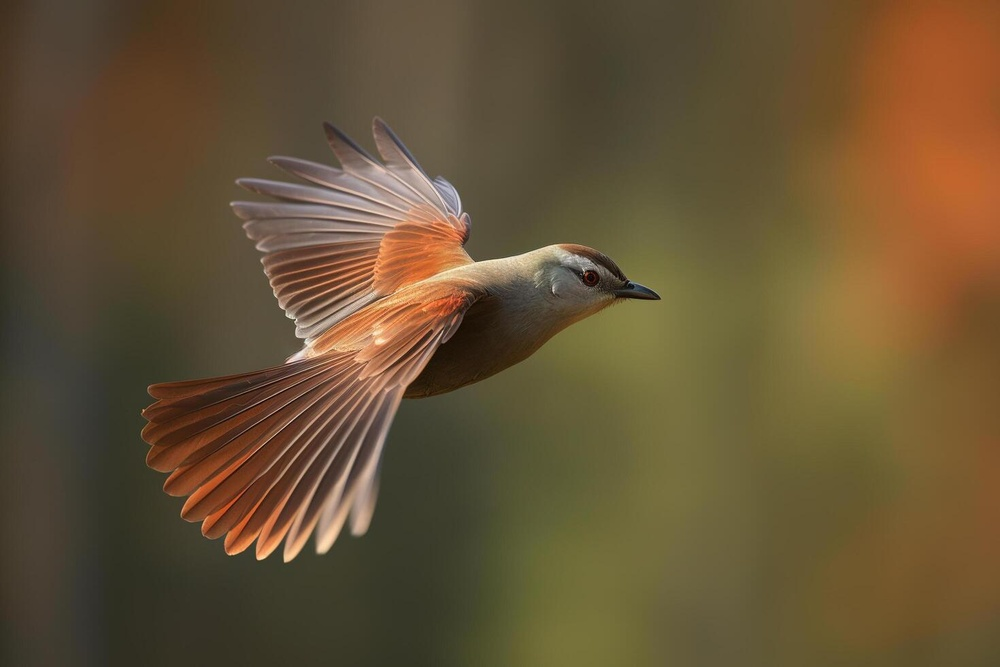
#> input picture imagen.jpg, 1000 x 667 px, shrunk from 1470 x 980 before the run
$ jupyter execute --allow-errors Enzo__TP.ipynb   (shell and % lines are left out)
#> lines starting #> are read from the running program, lines starting #| are printed output that depends on the picture; after the words box and inside, x2 and y2 are one past the last pixel; in counts of white or black regions, pixels touching at a corner belong together
# TRABAJO PRÁCTICO INTEGRADOR N°1

## Sistema de Análisis de Documentos Digitalizados

---

**Información del Estudiante:**
- **Nombre y Apellido:** [COMPLETAR]
- **Fecha de Entrega:** 24 de Septiembre de 2025
- **Materia:** Procesamiento de Imágenes - IFTS24

---

### Objetivo

Desarrollar un sistema básico de análisis automático de documentos digitalizados que integre las técnicas de procesamiento de imágenes estudiadas en el curso.

### Estructura del Trabajo

| Parte | Descripción | Peso |
|-------|-------------|------|
| **1** | Fundamentos Teóricos | 20% |
| **2** | Setup del Entorno | 15% |
| **3** | Análisis de Imágenes | 35% |
| **4** | Preprocessing Básico | 30% |

**Dataset requerido:** 3 imágenes de documentos con diferentes características (buena calidad, rotada, con problemas de iluminación)

---

# PARTE 1: Fundamentos Teóricos

## ¿Por qué Cuadernos Interactivos para IA y Ciencias de Datos?

### Diferencias Metodológicas Fundamentales

El trabajo en inteligencia artificial y ciencias de datos requiere un enfoque metodológico diferente al desarrollo de software tradicional. Mientras que la programación tradicional sigue un flujo lineal y predecible, el trabajo con datos es inherentemente iterativo y exploratorio.

**Programación Tradicional:**
```
Requisitos → Diseño → Implementación → Testing → Producto
```

**Investigación en IA/Datos:**
```
Hipótesis ⟷ Experimento ⟷ Análisis ⟷ Refinamiento ⟷ Nueva Hipótesis
```

### Ventajas de los Cuadernos Interactivos

1. **Narrativa Científica:** Permiten documentar el proceso de pensamiento, no solo el resultado final
2. **Iteración Rápida:** Ejecutar y modificar secciones específicas sin reejecutar todo el programa
3. **Visualización Inmediata:** Ver resultados inmediatamente después de cada paso
4. **Comunicación Efectiva:** Stakeholders no técnicos pueden seguir el proceso y entender decisiones
5. **Reproducibilidad:** Otros investigadores pueden replicar exactamente los experimentos

### Casos de Uso en la Industria

- **Google Research:** Publica papers con cuadernos que permiten reproducir experimentos
- **Netflix:** Usa cuadernos para análisis de datos de usuarios y recomendaciones
- **Uber:** Análisis de patrones de viajes y optimización de rutas
- **Kaggle:** Plataforma completa basada en cuadernos para competencias de machine learning

### Cuándo Usar Cada Herramienta

**Usar Cuadernos para:**
- Análisis exploratorio de datos
- Experimentación y prototipado
- Comunicación de resultados
- Educación y documentación

**Usar Scripts para:**
- Sistemas en producción
- Automatización de tareas repetitivas
- APIs y servicios web
- Pipelines de datos automatizados

En este trabajo práctico, usaremos cuadernos porque estamos en la fase de investigación y experimentación, donde necesitamos entender los datos, probar diferentes enfoques y documentar nuestros hallazgos.

---

# PARTE 2: Setup del Entorno

En esta sección vas a configurar tu entorno de trabajo de manera profesional. Un setup bien hecho te ahorra tiempo y errores durante todo el proyecto.

**Material de consulta:** `Utilidades_y_Plantillas.ipynb`

## 2.1 Importaciones Básicas

Importá las librerías necesarias para procesamiento de imágenes y visualización:

[cell 1]
# Importá aquí las librerías necesarias
# Necesitarás: numpy, matplotlib, opencv, y configuraciones básicas
#------------------------------------------------------------------#
import numpy as np                     # Para operaciones numéricas y matrices
import matplotlib.pyplot as plt        # Para mostrar imágenes y gráficos
import cv2                             # OpenCV: procesamiento de imágenes

#  Configuraciones básicas


# Cambiar estilo de gráficos (opcional)
plt.style.use('seaborn-v0_8')

## 2.2 Funciones Utilitarias

Implementá una función básica para cargar y mostrar información de imágenes:

[cell 2]
def cargar_imagen(ruta):
    """
    Carga una imagen desde una ruta y la convierte a RGB.
    Devuelve None si hay error.
    """
#> called with ruta = 'imagen.jpg'
    imagen = cv2.imread(ruta)  # Leer imagen
#> imagen is the input picture: shape (667, 1000, 3); mean B, G, R 53.2, 82.9, 101.8
    if imagen is None:
        print(f"⚠️ No se pudo cargar la imagen: {ruta}")
        return None

    imagen_rgb = cv2.cvtColor(imagen, cv2.COLOR_BGR2RGB)  # Convertir a RGB
    return imagen_rgb


def mostrar_info_imagen(imagen, titulo="Imagen"):
    """
    Muestra dimensiones, tipo, rango de valores y visualiza la imagen.
    """
#> called with titulo = 'Imagen cargada'
    if imagen is None:
        print("⚠️ Imagen no válida")
        return

    print("📐 Dimensiones:", imagen.shape)
#| 📐 Dimensiones: (667, 1000, 3)
    print("🔢 Tipo:", imagen.dtype)
#| 🔢 Tipo: uint8
    print("🌈 Rango:", imagen.min(), "-", imagen.max())
#| 🌈 Rango: 0 - 255

    plt.imshow(imagen)
    plt.title(titulo)
    plt.axis('off')
    plt.show()


# 🧪 Uso del programa
# Cambia "imagen.jpg" por la ruta de tu archivo
ruta_imagen = "imagen.jpg"

# Cargar la imagen en una variable
imagen = cargar_imagen(ruta_imagen)

# Mostrar información y la imagen
mostrar_info_imagen(imagen, "Imagen cargada")

## 2.3 Verificación del Setup

Probá que todo funciona creando una imagen sintética simple:

[cell 3]
# Creá una imagen sintética simple (ej: gradiente o patrón)
# Probá tus funciones con esta imagen

---

# PARTE 3: Análisis de Tu Dataset

Ahora vas a trabajar con tu dataset de 3 documentos. Esta parte es clave para entender qué problemas tenés que resolver.

**Preparación del Dataset:**
- Creá una carpeta llamada `dataset/` en la misma ubicación que este notebook
- Incluí exactamente 3 imágenes de documentos:
  1. Una de buena calidad (bien iluminada, recta)
  2. Una rotada o inclinada
  3. Una con problemas (oscura, borrosa, o con sombras)

## 3.1 Carga de las Imágenes

**Material de consulta:** `002/TEO/LeerImagenColor.ipynb`

[cell 4]
# Define las rutas a tus 3 imágenes
rutas_imagenes = [
    "dataset/imagen1.jpg",  # Buena calidad
    "dataset/imagen2.jpg",  # Rotada
    "dataset/imagen3.jpg"   # Con problemas
]

# Carga las 3 imágenes usando tu función
imagenes = []
nombres = ["Buena Calidad", "Rotada", "Con Problemas"]

# ✅ Cargar cada imagen en la lista
for ruta in rutas_imagenes:
    img = cargar_imagen(ruta)
#> call 2 of cargar_imagen, with ruta = 'dataset/imagen1.jpg'
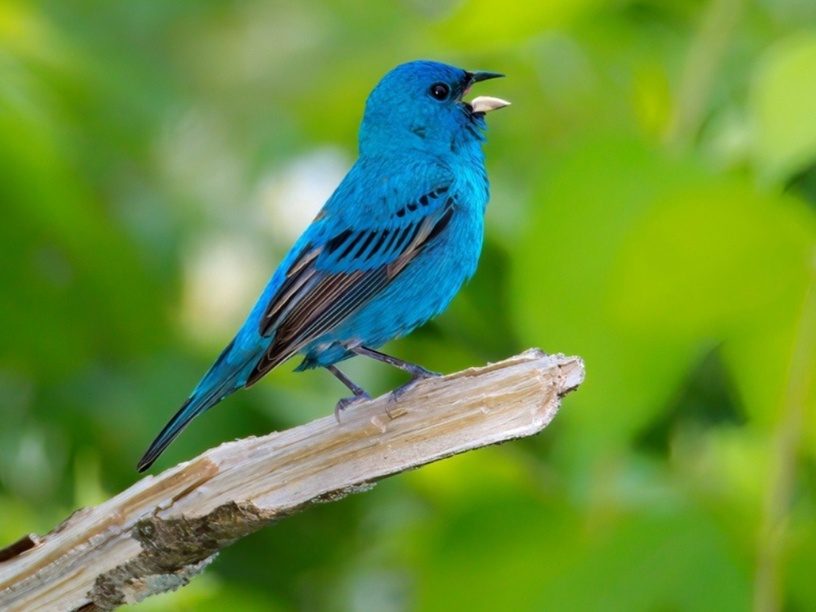
#> input picture imagen1.jpg, 816 x 612 px, shrunk from 1200 x 900 before the run, found by its file name
#> in cargar_imagen, imagen is the input picture: shape (612, 816, 3); mean B, G, R 61.1, 147.5, 104.8
    imagenes.append(img)

# ✅ Mostrar información de cada imagen
for img, nombre in zip(imagenes, nombres):
    mostrar_info_imagen(img, nombre)
#> this loop made 3 passes
#> nombre on passes 1 to 3: 'Buena Calidad', 'Rotada', 'Con Problemas'
#> (printed output is left out)

## 3.2 Inspección Visual y Análisis

**Material de consulta:** `002/Fundamentos_Imagen_Digital.ipynb`

[cell 5]
# Mostrar las 3 imágenes lado a lado con sus nombres
# Usa subplots de matplotlib

fig, axs = plt.subplots(1, 3, figsize=(15, 5))  # 1 fila, 3 columnas

for i, (img, nombre) in enumerate(zip(imagenes, nombres)):
    axs[i].imshow(img)
    axs[i].set_title(nombre)
    axs[i].axis('off')  # Oculta los ejes para mejor visualización

plt.tight_layout()
plt.show()

[cell 6]
# Mostrar información básica y el histograma de cada imagen

for img, nombre in zip(imagenes, nombres):
    if img is None:
        print(f"⚠️ No se pudo procesar la imagen: {nombre}")
        continue

    # --- Información básica ---
    print(f"🔎 Análisis de: {nombre}")
    mostrar_info_imagen(img, nombre)  # Usa la función que hicimos antes

    # --- Histograma ---
    # Si la imagen es a color, la convertimos a escala de grises para el histograma
    if len(img.shape) == 3:
        img_gray = cv2.cvtColor(img, cv2.COLOR_RGB2GRAY)
    else:
        img_gray = img

    plt.figure(figsize=(6, 4))
    plt.hist(img_gray.ravel(), bins=256, color='gray', alpha=0.8)
    plt.title(f"Histograma - {nombre}")
    plt.xlabel("Valor de intensidad")
    plt.ylabel("Frecuencia")
    plt.grid(True, linestyle='--', alpha=0.5)
    plt.show()
#> this loop made 3 passes
#> (printed output is left out)
#> pass 1, `plt.show()`:
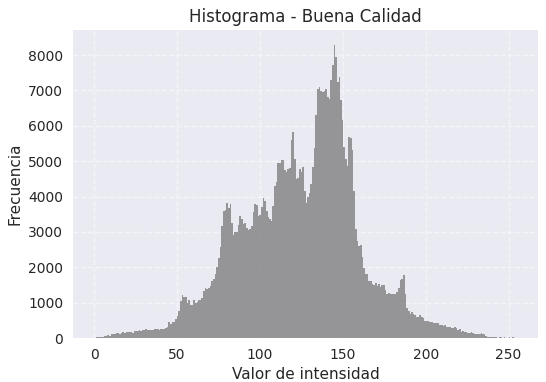
#> figure drawn by matplotlib, 1 panel; tallest bar 8293 high, from x = 144.4 to 145.4

## 3.3 Identificación de Problemas

Basándote en tu inspección visual, identificá los problemas principales de cada imagen:

**Imagen 1 (Buena Calidad):**
- Problemas identificados: [COMPLETAR]
- Preprocessing necesario: [COMPLETAR]

**Imagen 2 (Rotada):**
- Problemas identificados: [COMPLETAR]
- Preprocessing necesario: [COMPLETAR]

**Imagen 3 (Con Problemas):**
- Problemas identificados: [COMPLETAR]
- Preprocessing necesario: [COMPLETAR]

---

# PARTE 4: Preprocessing Básico

Ahora vas a aplicar técnicas de preprocessing para mejorar cada imagen. Trabajá con una imagen por vez.

## 4.1 Segmentación Básica

Separar el documento del fondo es el primer paso crítico.

**Material de consulta:** `Segmentacion.ipynb` (especialmente las funciones de umbralización)

[cell 7]
# Elegí UNA de tus imágenes para trabajar primero
imagen_trabajo = imagenes[0]  # Cambiá el índice (0, 1 o 2) según la imagen que quieras

# ✅ Convertir a escala de grises
imagen_gris = cv2.cvtColor(imagen_trabajo, cv2.COLOR_RGB2GRAY)

# Mostrar resultado
plt.imshow(imagen_gris, cmap='gray')
plt.title("Imagen en escala de grises")
plt.axis('off')
plt.show()

[cell 8]
# Aplicar segmentación por umbralización
# Probe distintos valores de 'umbral' (entre 0 y 255) para ver cuál separa mejor los objetos del fondo
umbrales = [50, 100, 150, 180, 200]

plt.figure(figsize=(15, 5))

for i, u in enumerate(umbrales):
    _, img_umbral = cv2.threshold(imagen_gris, u, 255, cv2.THRESH_BINARY)
    plt.subplot(1, 5, i + 1)
    plt.imshow(img_umbral, cmap='gray')
    plt.title(f"Umbral = {u}")
    plt.axis('off')
#> this loop made 5 passes
#> pass 1, `_, img_umbral = cv2.threshold(imagen_gris, u, 255, cv2.THRESH_BINARY)`:
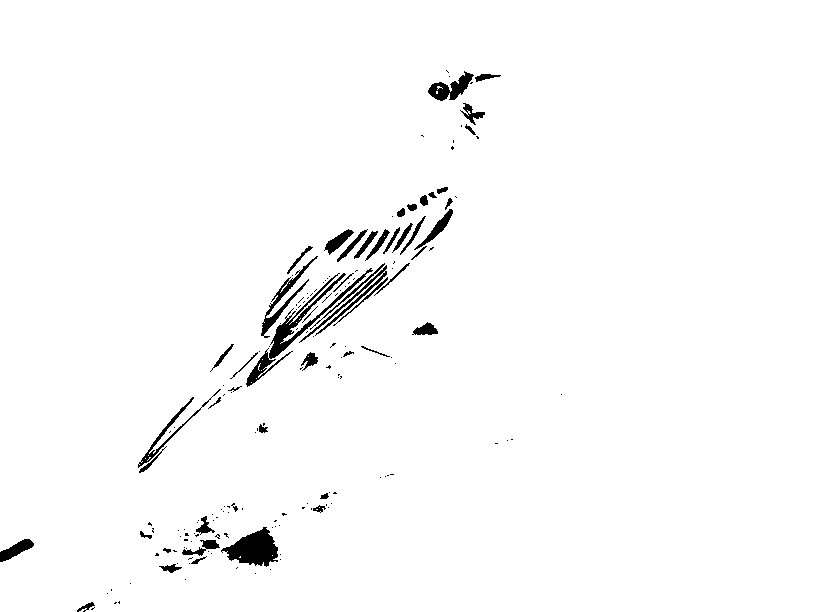
#> img_umbral: shape (612, 816); 98% white; 174 black regions (123 under 20 px), largest, box (x1, y1, x2, y2) and area: (246, 268, 373, 387) 1635, (221, 527, 278, 567) 1307, (261, 256, 318, 338) 674

plt.tight_layout()
plt.show()

[cell 9]
# Supongamos que ya tenemos:
# imagen_trabajo -> imagen original
# imagen_gris -> versión en escala de grises
# imagen_umbral -> máscara binaria (resultado del umbral elegido)

plt.figure(figsize=(15, 5))

# Imagen original
plt.subplot(1, 3, 1)
plt.imshow(imagen_trabajo)
plt.title("Original")
plt.axis('off')

# Escala de grises
plt.subplot(1, 3, 2)
plt.imshow(imagen_gris, cmap='gray')
plt.title("Escala de grises")
plt.axis('off')

# Máscara binaria
plt.subplot(1, 3, 3)
#> (the rest of this cell did not finish here and is left out)

## 4.2 Mejora de Calidad

**Material de consulta:** `Mejora_Imagen_Ecualizacion.ipynb`

[cell 10]
# ✅ Aplicar ecualización de histograma si hay problemas de contraste
# Solo se aplica sobre la imagen en escala de grises
imagen_ecualizada = cv2.equalizeHist(imagen_gris)

# Mostrar comparación: original vs ecualizada
plt.figure(figsize=(10, 5))

plt.subplot(1, 2, 1)
plt.imshow(imagen_gris, cmap='gray')
plt.title("Original (gris)")
plt.axis('off')

plt.subplot(1, 2, 2)
plt.imshow(imagen_ecualizada, cmap='gray')
plt.title("Ecualizada")
plt.axis('off')

plt.tight_layout()
plt.show()

[cell 11]
# Supongamos que imagen_trabajo es la imagen que está rotada
# Angulo de rotación (en grados). Ajustá según necesites
angulo = -90  # negativo = rotación en sentido horario

# Obtener dimensiones de la imagen
(h, w) = imagen_trabajo.shape[:2]
centro = (w // 2, h // 2)

# Matriz de rotación
M = cv2.getRotationMatrix2D(centro, angulo, 1.0)  # escala=1.0

# Aplicar transformación afín (rotación)
imagen_corregida = cv2.warpAffine(imagen_trabajo, M, (w, h))
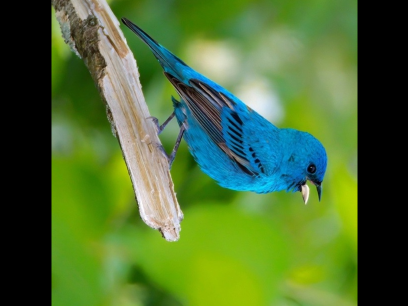
#> imagen_corregida: shape (612, 816, 3) (shown at 1/2 size); mean R, G, B 77.2, 109.5, 51.7

# Mostrar comparación
plt.figure(figsize=(10, 5))

plt.subplot(1, 2, 1)
plt.imshow(imagen_trabajo)
plt.title("Original (rotada)")
plt.axis('off')

plt.subplot(1, 2, 2)
plt.imshow(imagen_corregida)
plt.title("Corregida")
plt.axis('off')

plt.tight_layout()
plt.show()

## 4.3 Comparación de Resultados

[cell 12]
# Supongamos que:
# imagen_trabajo -> imagen original
# imagen_procesada -> imagen después de rotación, ecualización o umbralización

plt.figure(figsize=(10, 5))

# Imagen original
plt.subplot(1, 2, 1)
plt.imshow(imagen_trabajo)
plt.title("Original")
plt.axis('off')

# Imagen procesada
plt.subplot(1, 2, 2)
#> (the rest of this cell did not finish here and is left out)

## 4.4 Aplicación a las Otras Imágenes

Repetí el proceso para tus otras 2 imágenes, adaptando las técnicas según los problemas específicos de cada una:

[cell 13]
# Función para procesar cada imagen
def procesar_imagen(img, nombre, umbral=120, angulo_rotacion=0, aplicar_ecualizacion=False):
    """
    Procesa una imagen según sus problemas específicos.

    Parámetros:
    - img: imagen original
    - nombre: título para visualización
    - umbral: valor para umbralización
    - angulo_rotacion: grados para corregir rotación
    - aplicar_ecualizacion: True si se necesita mejorar contraste
    """
#> called with nombre = 'Rotada', umbral = 130, angulo_rotacion = -90, aplicar_ecualizacion = False
    # 1️⃣ Corregir rotación si hace falta
    if angulo_rotacion != 0:
        (h, w) = img.shape[:2]
        centro = (w // 2, h // 2)
        M = cv2.getRotationMatrix2D(centro, angulo_rotacion, 1.0)
        img = cv2.warpAffine(img, M, (w, h))
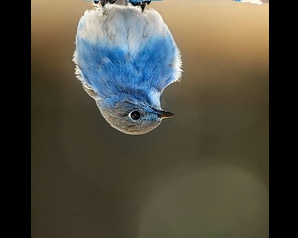
#> img: shape (238, 298, 3); mean of channels 0, 1, 2 64.3, 76.7, 79.9; drawn as B, G, R

    # 2️⃣ Convertir a escala de grises
    img_gray = cv2.cvtColor(img, cv2.COLOR_RGB2GRAY)

    # 3️⃣ Ecualizar si hace falta
    if aplicar_ecualizacion:
        img_gray = cv2.equalizeHist(img_gray)

    # 4️⃣ Umbralización
    _, img_umbral = cv2.threshold(img_gray, umbral, 255, cv2.THRESH_BINARY)

    # 5️⃣ Mostrar resultados lado a lado
    plt.figure(figsize=(12, 5))

    plt.subplot(1, 3, 1)
    plt.imshow(img)
    plt.title(f"{nombre} - Original")
    plt.axis('off')

    plt.subplot(1, 3, 2)
    plt.imshow(img_gray, cmap='gray')
    plt.title(f"{nombre} - Gris/Ecualizada")
    plt.axis('off')

    plt.subplot(1, 3, 3)
    plt.imshow(img_umbral, cmap='gray')
    plt.title(f"{nombre} - Umbral")
    plt.axis('off')

    plt.tight_layout()
    plt.show()

    return img_gray, img_umbral

# 🔹 Procesar las otras dos imágenes
# Ajustá los parámetros según cada caso (rotación, contraste, umbral)
procesar_imagen(imagenes[1], nombres[1], umbral=130, angulo_rotacion=-90, aplicar_ecualizacion=False)
procesar_imagen(imagenes[2], nombres[2], umbral=100, angulo_rotacion=0, aplicar_ecualizacion=True)
#> call 2 of procesar_imagen, with nombre = 'Con Problemas', umbral = 100, angulo_rotacion = 0, aplicar_ecualizacion = True
#> in procesar_imagen (call 2), `img_gray = cv2.equalizeHist(img_gray)`:
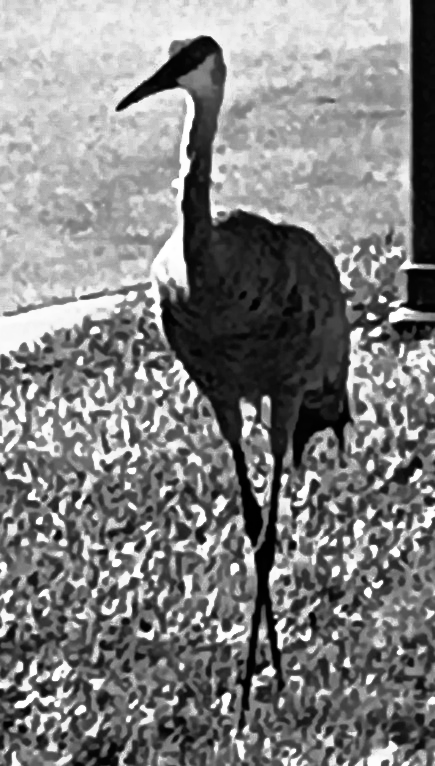
#> img_gray: shape (766, 435); min 0, max 255, mean 128.7
#> in procesar_imagen (call 2), `_, img_umbral = cv2.threshold(img_gray, umbral, 255, cv2.THRESH_BINARY)`:
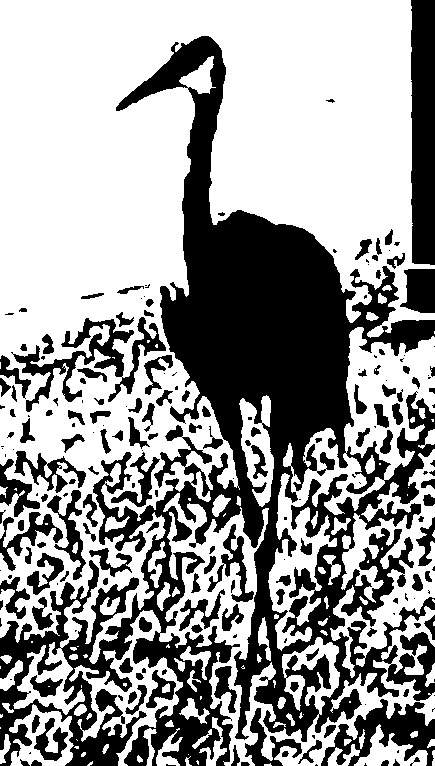
#> img_umbral: shape (766, 435); 60.7% white; 209 black regions (77 under 20 px), largest, box (x1, y1, x2, y2) and area: (0, 36, 435, 766) 94915, (411, 0, 435, 265) 6152, (11, 317, 166, 412) 3686

[cell 14]
# Seleccionar la tercera imagen
imagen_trabajo = imagenes[2]
nombre = nombres[2]

# 1️⃣ Convertir a escala de grises
imagen_gris = cv2.cvtColor(imagen_trabajo, cv2.COLOR_RGB2GRAY)

# 2️⃣ Ecualizar para mejorar contraste
imagen_ecualizada = cv2.equalizeHist(imagen_gris)

# 3️⃣ Aplicar umbralización
umbral = 100  # ajusta según necesites
_, imagen_umbral = cv2.threshold(imagen_ecualizada, umbral, 255, cv2.THRESH_BINARY)

# 4️⃣ Mostrar resultados: original, gris/ecualizada, máscara
plt.figure(figsize=(12, 5))

plt.subplot(1, 3, 1)
plt.imshow(imagen_trabajo)
plt.title(f"{nombre} - Original")
plt.axis('off')

plt.subplot(1, 3, 2)
plt.imshow(imagen_ecualizada, cmap='gray')
plt.title(f"{nombre} - Gris/Ecualizada")
plt.axis('off')

plt.subplot(1, 3, 3)
plt.imshow(imagen_umbral, cmap='gray')
plt.title(f"{nombre} - Umbral")
plt.axis('off')

plt.tight_layout()
plt.show()

## 4.5 Resultados Finales

[cell 15]
# Supongamos que tenemos:
# imagenes -> lista de imágenes originales
# nombres -> nombres de cada imagen
# imagenes_procesadas -> lista de imágenes procesadas (grises/umbralizadas)

# Crear lista de imágenes procesadas para este ejemplo
imagenes_procesadas = []

# Procesar cada imagen según su caso (rotación, ecualización, umbralización)
# Ajusta parámetros según cada imagen
for i, img in enumerate(imagenes):
    # Parámetros de ejemplo, ajustables según cada imagen
    if i == 0:  # Buena calidad
        angulo = 0
        ecualizar = False
        umbral = 120
    elif i == 1:  # Rotada
        angulo = -90
        ecualizar = False
        umbral = 130
    else:       # Problemas de contraste
        angulo = 0
        ecualizar = True
        umbral = 100

    # Corregir rotación si aplica
    if angulo != 0:
        (h, w) = img.shape[:2]
        centro = (w // 2, h // 2)
        M = cv2.getRotationMatrix2D(centro, angulo, 1.0)
        img = cv2.warpAffine(img, M, (w, h))

    # Escala de grises
    img_gray = cv2.cvtColor(img, cv2.COLOR_RGB2GRAY)

    # Ecualizar si aplica
    if ecualizar:
        img_gray = cv2.equalizeHist(img_gray)

    # Umbralización
    _, img_umbral = cv2.threshold(img_gray, umbral, 255, cv2.THRESH_BINARY)

    # Guardar la versión procesada
    imagenes_procesadas.append(img_umbral)
#> this loop made 3 passes
#> (angulo, ecualizar, umbral, h, w, centro, M) on pass 2: (-90, False, 130, 238, 298, (149, 119), [[6.12e-17, -1, 268], [1, 6.12e-17, -30]])
#> pass 1, `_, img_umbral = cv2.threshold(img_gray, umbral, 255, cv2.THRESH_BINARY)`:
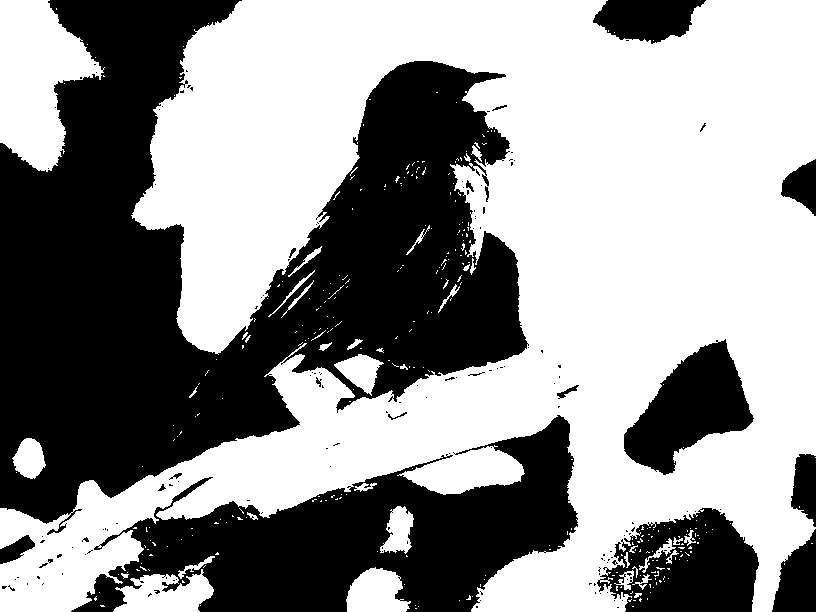
#> img_umbral: shape (612, 816); 57.2% white; 153 black regions (134 under 20 px), largest, box (x1, y1, x2, y2) and area: (0, 0, 529, 535) 138602, (71, 415, 578, 612) 44809, (597, 508, 759, 612) 11106
#> after the loop, imagenes_procesadas = 3 items

# 📊 Mostrar grid: 2 filas x 3 columnas
plt.figure(figsize=(15, 8))

for i in range(3):
    # Imagen original
    plt.subplot(2, 3, i + 1)
    plt.imshow(imagenes[i])
    plt.title(f"Original - {nombres[i]}")
    plt.axis('off')

    # Imagen procesada
    plt.subplot(2, 3, i + 4)
    plt.imshow(imagenes_procesadas[i], cmap='gray')
    plt.title(f"Procesada - {nombres[i]}")
    plt.axis('off')

plt.tight_layout()
plt.show()
